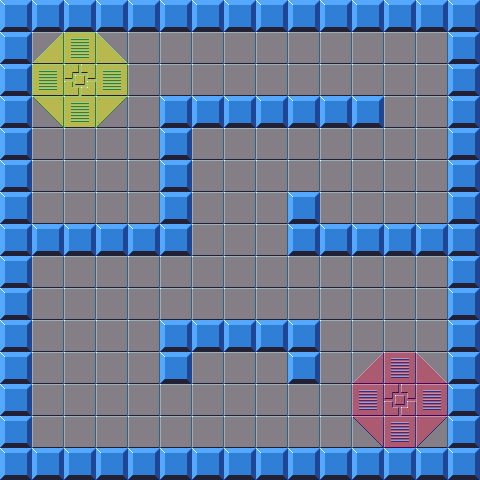

Below is a game level as drawn by its tile map, then a one-line description and the .tmx that defines it (tile-layer data replaced by summaries):
An orthogonal 15x15 tile map with 32x32 px tiles, 2 tile layers (background, map), 4 tilesets and 14 objects (12x StaticWall, Ball, FinishLine).

<map version="1.0" orientation="orthogonal" width="15" height="15" tilewidth="32" tileheight="32">
 <properties>
  <property name="music" value="space_0.mp3" />
 </properties>
 <tileset firstgid="1" name="sci-fi-platformer-tiles-0" tilewidth="32" tileheight="32">
  <image source="tiles/sci-fi-platformer-tiles-0.png" width="512" height="512" />
 </tileset>
 <tileset firstgid="257" name="sci-fi-platformer-tiles-1" tilewidth="32" tileheight="32">
  <image source="tiles/sci-fi-platformer-tiles-1.png" width="512" height="512" />
 </tileset>
 <tileset firstgid="513" name="sci-fi-platformer-tiles-9" tilewidth="32" tileheight="32">
  <image source="tiles/sci-fi-platformer-tiles-9.png" width="512" height="512" />
 </tileset>
 <tileset firstgid="769" name="sci-fi-platformer-tiles-8" tilewidth="32" tileheight="32">
  <image source="tiles/sci-fi-platformer-tiles-8.png" width="512" height="512" />
 </tileset>
 <layer name="background" width="15" height="15">
  <data>[225 cells, 225 non-empty, 1 distinct tile ids]</data>
 </layer>
 <layer name="map" width="15" height="15">
  <data>[225 cells, 102 non-empty, 13 distinct tile ids]</data>
 </layer>
 <objectgroup name="collision" width="15" height="15">
  <object name="Ball" x="67" y="67" width="24" height="24">
   <ellipse />
  </object>
  <object name="FinishLine" x="375" y="378" width="48" height="48">
   <ellipse />
  </object>
  <object name="StaticWall" x="448" y="0" width="32" height="480" />
  <object name="StaticWall" x="0" y="0" width="448" height="32" />
  <object name="StaticWall" x="0" y="32" width="32" height="448" />
  <object name="StaticWall" x="32" y="448" width="416" height="32" />
  <object name="StaticWall" x="160" y="320" width="32" height="64" />
  <object name="StaticWall" x="288" y="320" width="32" height="64" />
  <object name="StaticWall" x="288" y="224" width="160" height="32" />
  <object name="StaticWall" x="32" y="224" width="160" height="32" />
  <object name="StaticWall" x="192" y="96" width="192" height="32" />
  <object name="StaticWall" x="160" y="96" width="32" height="128" />
  <object name="StaticWall" x="288" y="192" width="32" height="32" />
  <object name="StaticWall" x="192" y="320" width="96" height="32" />
 </objectgroup>
</map>
